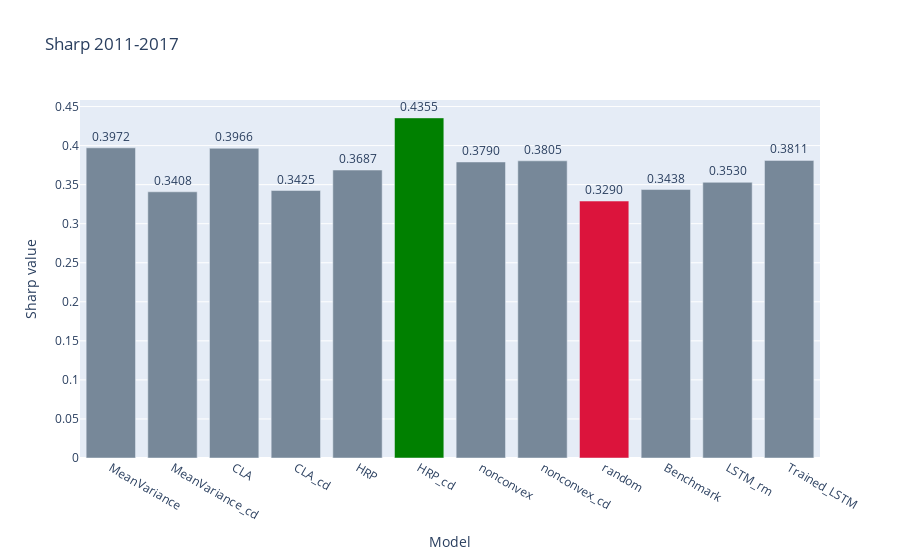

Here is the notebook cell this chart was saved with:
### Code cell
plotSharpValues(df_sharp['Sharp_Ratio'], "Sharp 2011-2017")

### Figure 1 — Plotly figure (JSON) as saved in the notebook; plotly's stock layout.template omitted (floating-point values rounded to 4 significant figures)
{"data": [{"alignmentgroup": "True", "hovertemplate": "variable=Sharp_Ratio<br>Model=%{x}<br>Sharp value=%{y}<extra></extra>", "legendgroup": "Sharp_Ratio", "marker": {"color": ["lightslategray", "lightslategray", "lightslategray", "lightslategray", "lightslategray", "green", "lightslategray", "lightslategray", "crimson", "lightslategray", "lightslategray", "lightslategray"]}, "name": "Sharp_Ratio", "offsetgroup": "Sharp_Ratio", "orientation": "v", "showlegend": true, "text": [0.3972, 0.3408, 0.3966, 0.3425, 0.3687, 0.4355, 0.379, 0.3805, 0.329, 0.3438, 0.353, 0.3811], "textposition": "outside", "texttemplate": "%{text:.4f}", "type": "bar", "x": ["MeanVariance", "MeanVariance_cd", "CLA", "CLA_cd", "HRP", "HRP_cd", "nonconvex", "nonconvex_cd", "random", "Benchmark", "LSTM_rm", "Trained_LSTM"], "xaxis": "x", "y": [0.3972, 0.3408, 0.3966, 0.3425, 0.3687, 0.4355, 0.379, 0.3805, 0.329, 0.3438, 0.353, 0.3811], "yaxis": "y"}], "layout": {"barmode": "group", "legend": {"title": {"text": "variable"}, "tracegroupgap": 0}, "showlegend": false, "title": {"text": "Sharp 2011-2017"}, "xaxis": {"anchor": "y", "domain": [0, 1], "title": {"text": "Model"}}, "yaxis": {"anchor": "x", "domain": [0, 1], "title": {"text": "Sharp value"}}}}
